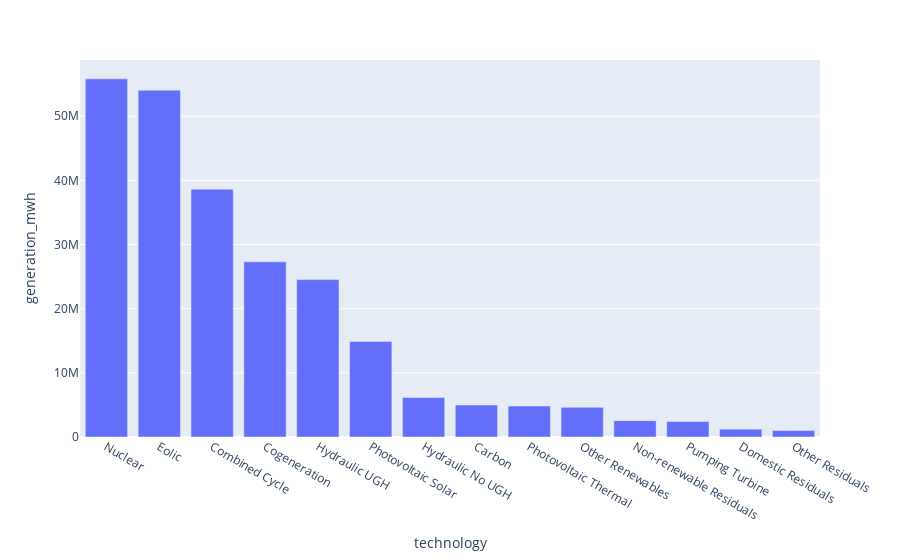

The notebook cell saved with this chart:
### Code cell
px.bar(data_frame = res, x = 'technology', y = 'generation_mwh')

### Figure 1 — Plotly figure (JSON) as saved in the notebook; plotly's stock layout.template omitted (floating-point values rounded to 4 significant figures)
{"data": [{"alignmentgroup": "True", "hovertemplate": "technology=%{x}<br>generation_mwh=%{y}<extra></extra>", "legendgroup": "", "marker": {"color": "#636efa", "pattern": {"shape": ""}}, "name": "", "offsetgroup": "", "orientation": "v", "showlegend": false, "textposition": "auto", "type": "bar", "x": ["Nuclear", "Eolic", "Combined Cycle", "Cogeneration", "Hydraulic UGH", "Photovoltaic Solar", "Hydraulic No UGH", "Carbon", "Photovoltaic Thermal", "Other Renewables", "Non-renewable Residuals", "Pumping Turbine", "Domestic Residuals", "Other Residuals"], "xaxis": "x", "y": [55840000.0, 54070000.0, 38630000.0, 27303335, 24540000.0, 14900000.0, 6157685, 4987000.0, 4818000.0, 4624352, 2551000.0, 2418000.0, 1224000.0, 1005000.0], "yaxis": "y"}], "layout": {"autosize": true, "barmode": "relative", "legend": {"tracegroupgap": 0}, "margin": {"t": 60}, "xaxis": {"anchor": "y", "autorange": true, "domain": [0, 1], "range": [-0.5, 13.5], "title": {"text": "technology"}, "type": "category"}, "yaxis": {"anchor": "x", "autorange": true, "domain": [0, 1], "range": [0, 58770000.0], "title": {"text": "generation_mwh"}, "type": "linear"}}}
